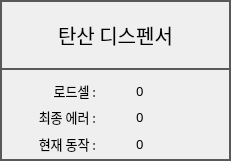
      <widget class="QFrame" name="FRAME_SODA">
       <property name="geometry">
        <rect>
         <x>970</x>
         <y>60</y>
         <width>231</width>
         <height>161</height>
        </rect>
       </property>
       <property name="styleSheet">
        <string notr="true">QFrame { 
   border: 2px solid #595959 
} 
QLabel {
	font: 10pt &quot;함초롬돋움&quot;;
}
QPushButton {
	border:2px solid #595959;
	font: 15pt &quot;함초롬돋움&quot;; 
}
QLineEdit {
	font: 10pt &quot;함초롬돋움&quot;;
}</string>
       </property>
       <property name="frameShape">
        <enum>QFrame::StyledPanel</enum>
       </property>
       <property name="frameShadow">
        <enum>QFrame::Raised</enum>
       </property>
       <widget class="QPushButton" name="BTN_DEV_INFO_SODA">
        <property name="geometry">
         <rect>
          <x>0</x>
          <y>0</y>
          <width>231</width>
          <height>70</height>
         </rect>
        </property>
        <property name="font">
         <font>
          <family>함초롬돋움</family>
          <pointsize>15</pointsize>
          <weight>50</weight>
          <italic>false</italic>
          <bold>false</bold>
         </font>
        </property>
        <property name="text">
         <string>탄산 디스펜서</string>
        </property>
       </widget>
       <widget class="QWidget" name="layoutWidget_2">
        <property name="geometry">
         <rect>
          <x>10</x>
          <y>80</y>
          <width>211</width>
          <height>74</height>
         </rect>
        </property>
        <layout class="QGridLayout" name="gridLayout_9">
         <property name="horizontalSpacing">
          <number>40</number>
         </property>
         <item row="0" column="0">
          <widget class="QLabel" name="label_8">
           <property name="font">
            <font>
             <family>함초롬돋움</family>
             <pointsize>10</pointsize>
             <weight>50</weight>
             <italic>false</italic>
             <bold>false</bold>
            </font>
           </property>
           <property name="styleSheet">
            <string notr="true">QLabel{ 
   border: 0px solid
} </string>
           </property>
           <property name="text">
            <string>로드셀 :</string>
           </property>
           <property name="alignment">
            <set>Qt::AlignRight|Qt::AlignTrailing|Qt::AlignVCenter</set>
           </property>
          </widget>
         </item>
         <item row="0" column="1">
          <widget class="QLabel" name="LB_SODA_LOADCELL">
           <property name="font">
            <font>
             <family>함초롬돋움</family>
             <pointsize>10</pointsize>
             <weight>50</weight>
             <italic>false</italic>
             <bold>false</bold>
            </font>
           </property>
           <property name="styleSheet">
            <string notr="true">QLabel{ 
   border: 0px solid
} </string>
           </property>
           <property name="text">
            <string>0</string>
           </property>
           <property name="alignment">
            <set>Qt::AlignLeading|Qt::AlignLeft|Qt::AlignVCenter</set>
           </property>
          </widget>
         </item>
         <item row="1" column="0">
          <widget class="QLabel" name="label_9">
           <property name="font">
            <font>
             <family>함초롬돋움</family>
             <pointsize>10</pointsize>
             <weight>50</weight>
             <italic>false</italic>
             <bold>false</bold>
            </font>
           </property>
           <property name="styleSheet">
            <string notr="true">QLabel{ 
   border: 0px solid
} </string>
           </property>
           <property name="text">
            <string>최종 에러 :</string>
           </property>
           <property name="alignment">
            <set>Qt::AlignRight|Qt::AlignTrailing|Qt::AlignVCenter</set>
           </property>
          </widget>
         </item>
         <item row="1" column="1">
          <widget class="QLabel" name="LB_SODA_LAST_ERROR">
           <property name="font">
            <font>
             <family>함초롬돋움</family>
             <pointsize>10</pointsize>
             <weight>50</weight>
             <italic>false</italic>
             <bold>false</bold>
            </font>
           </property>
           <property name="styleSheet">
            <string notr="true">QLabel{ 
   border: 0px solid
} </string>
           </property>
           <property name="text">
            <string>0</string>
           </property>
           <property name="alignment">
            <set>Qt::AlignLeading|Qt::AlignLeft|Qt::AlignVCenter</set>
           </property>
          </widget>
         </item>
         <item row="2" column="0">
          <widget class="QLabel" name="label_10">
           <property name="font">
            <font>
             <family>함초롬돋움</family>
             <pointsize>10</pointsize>
             <weight>50</weight>
             <italic>false</italic>
             <bold>false</bold>
            </font>
           </property>
           <property name="styleSheet">
            <string notr="true">QLabel{ 
   border: 0px solid
} </string>
           </property>
           <property name="text">
            <string>현재 동작 :</string>
           </property>
           <property name="alignment">
            <set>Qt::AlignRight|Qt::AlignTrailing|Qt::AlignVCenter</set>
           </property>
          </widget>
         </item>
         <item row="2" column="1">
          <widget class="QLabel" name="LB_SODA_OP_STATE">
           <property name="font">
            <font>
             <family>함초롬돋움</family>
             <pointsize>10</pointsize>
             <weight>50</weight>
             <italic>false</italic>
             <bold>false</bold>
            </font>
           </property>
           <property name="styleSheet">
            <string notr="true">QLabel{ 
   border: 0px solid
} </string>
           </property>
           <property name="text">
            <string>0</string>
           </property>
           <property name="alignment">
            <set>Qt::AlignLeading|Qt::AlignLeft|Qt::AlignVCenter</set>
           </property>
          </widget>
         </item>
        </layout>
       </widget>
      </widget>
